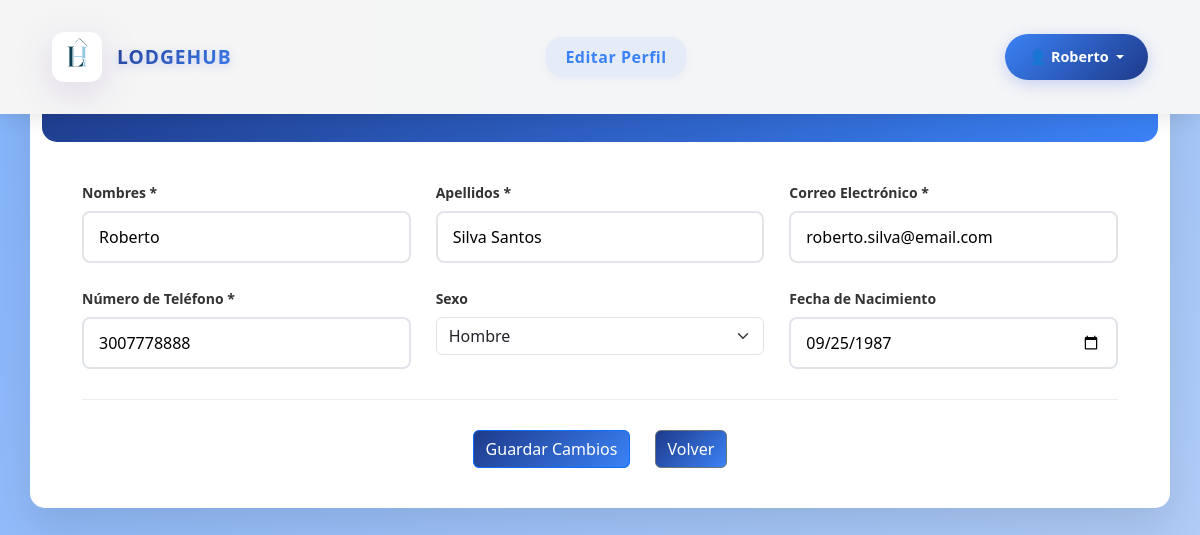
The app's page /app/views/editarPerfilMain.php (signed in) with its own data.
### tables this page shows
CREATE TABLE IF NOT EXISTS tp_usuarios (
    numDocumento VARCHAR(15) NOT NULL,
    tipoDocumento ENUM ('Cédula de Ciudadanía','Tarjeta de Identidad','Cedula de Extranjeria','Pasaporte','Registro Civil') NOT NULL, 
    nombres VARCHAR(50) NOT NULL,
    apellidos VARCHAR(50) NOT NULL,
    numTelefono VARCHAR(15) NOT NULL,
    correo VARCHAR(255) NOT NULL,
    sexo ENUM ('Hombre','Mujer','Otro','Prefiero no decirlo') NOT NULL,
    fechaNacimiento DATE NOT NULL,
    password VARCHAR(255) NOT NULL,
    foto VARCHAR(255),
    solicitarContraseña ENUM('0','1') DEFAULT '0',
    tokenPassword VARCHAR(100),
    sesionCaducada ENUM('1','0') DEFAULT '1',
    roles ENUM ('Administrador','Colaborador','Usuario') NOT NULL,
    PRIMARY KEY (numDocumento)
);

### app/views/editarPerfilMain.php (the view, shortened to what this page needs)
<?php
try {
    $db = conexionDB();
    $stmt = $db->prepare("SELECT * FROM tp_usuarios WHERE numDocumento = ?");
    $stmt->execute([$_SESSION['numDocumento']]);
    $usuario = $stmt->fetch(PDO::FETCH_ASSOC);
} catch (Exception $e) {
    echo "Error al cargar el perfil: " . $e->getMessage();
    exit();
}
?>
<!DOCTYPE html>
<html lang="es">
<head>
    <link rel="stylesheet" href="../../public/assets/css/stylesEditarPerfil.css">
    <link rel="stylesheet" href="https://cdnjs.cloudflare.com/ajax/libs/font-awesome/6.4.0/css/all.min.css">
    <link rel="stylesheet" href="https://cdnjs.cloudflare.com/ajax/libs/bootstrap/5.3.0/css/bootstrap.min.css">
    <link rel="stylesheet" href="../../public/assets/css/stylesNavUsuario.css">
</head>
    <?php
        include 'layouts/navusuario.php';
    ?>
<body>
    <div class="container">
        <div class="header">
            <h1>Editar Mi Perfil</h1>
        </div>
        <div class="form-content">
            <form method="POST">
                <div class="form-grid">
                    <div class="form-group">
                        <label class="form-label" for="nombres">Nombres *</label>
                        <input type="text" id="nombres" name="nombres" class="form-input"
                               value="<?php echo htmlspecialchars($usuario['nombres']); ?>" required>
                    </div>
                    <div class="form-group">
                        <label class="form-label" for="apellidos">Apellidos *</label>
                        <input type="text" id="apellidos" name="apellidos" class="form-input"
                               value="<?php echo htmlspecialchars($usuario['apellidos']); ?>" required>
                    </div>
                    <div class="form-group">
                        <label class="form-label" for="correo">Correo Electrónico *</label>
                        <input type="email" id="correo" name="correo" class="form-input"
                               value="<?php echo htmlspecialchars($usuario['correo']); ?>" required>
                    </div>
                    <div class="form-group">
                        <label class="form-label" for="numTelefono">Número de Teléfono *</label>
                        <input type="tel" id="numTelefono" name="numTelefono" class="form-input"
                               value="<?php echo htmlspecialchars($usuario['numTelefono']); ?>" required>
                    </div>
                    <div class="form-group">
                        <label class="form-label" for="sexo">Sexo</label>
                        <select id="sexo" name="sexo" class="form-select">
                            <option value="Hombre" <?php echo ($usuario['sexo'] == 'Hombre') ? 'selected' : ''; ?>>Hombre</option>
                        </select>
                    </div>
                    <div class="form-group">
                        <label class="form-label" for="fechaNacimiento">Fecha de Nacimiento</label>
                        <input type="date" id="fechaNacimiento" name="fechaNacimiento" class="form-input"
                               value="<?php echo $usuario['fechaNacimiento']; ?>">
                    </div>
                </div>
                <div class="actions">
                    <button type="submit" class="btn btn-primary">Guardar Cambios</button>
                    <a href="miPerfilMain.php" class="btn btn-secondary">Volver</a>
                </div>
            </form>
        </div>
    </div>
</body>

### public/assets/css/stylesEditarPerfil.css (style rules this page uses)
* { margin: 0; padding: 0; box-sizing: border-box; }
body { font-family: 'Segoe UI', Tahoma, Geneva, Verdana, sans-serif; background: linear-gradient(135deg, #83b3fa 0%, #b7d0f7 100%) !important; min-height: 100vh; padding: 20px; }
.container { max-width: 800px; margin-top: 20px; background: white; border-radius: 15px; box-shadow: 0 20px 40px rgba(0, 0, 0, 0.1); overflow: hidden; }
.header { background: linear-gradient(135deg, #1e3a8a 0%, #3b82f6 100%); padding: 30px; border-radius: 15px; text-align: center; color: white; }
.header h1 { font-size: 28px; font-weight: 600; }
.form-content { padding: 40px; }
.form-grid { display: grid; grid-template-columns: repeat(auto-fit, minmax(250px, 1fr)); gap: 25px; margin-bottom: 30px; }
.form-group { display: flex; flex-direction: column; }
.form-label { font-size: 14px; font-weight: 600; color: #333; margin-bottom: 8px; }
.form-input, .form-select { padding: 12px 15px; border: 2px solid #e1e5e9; border-radius: 8px; font-size: 16px; transition: border-color 0.3s ease; }
.actions { text-align: center; padding-top: 30px; border-top: 1px solid #eee; }
.btn { display: inline-block; padding: 12px 30px; margin: 0 10px; border: none; border-radius: 25px; text-decoration: none; font-weight: 600; cursor: pointer; transition: all 0.3s ease; font-size: 16px; }
.btn-primary { background: linear-gradient(135deg, #1e3a8a 0%, #3b82f6 100%); color: white; }
.btn-secondary { background: linear-gradient(135deg, #1e3a8a 0%, #3b82f6 100%); color: white; }

### records on screen
tp_usuarios: nombres "Roberto", apellidos "Silva Santos", correo "roberto.silva@email.com", numTelefono "3007778888", sexo "Hombre", fechaNacimiento "09/25/1987"

### other values on screen
$paginaActual "Editar Perfil"
$_SESSION['nombres'] "Roberto"
